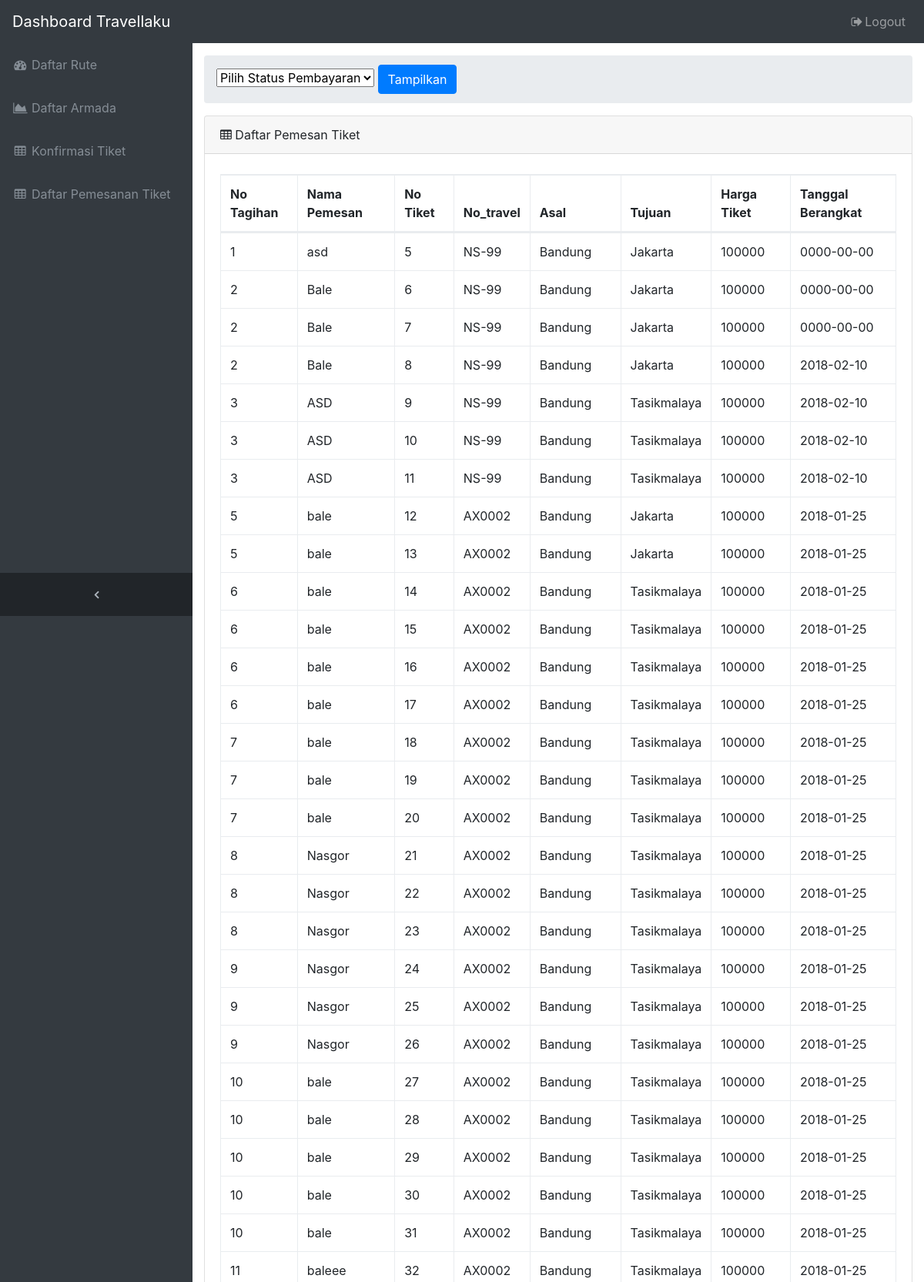
Page /index.php/pemesan (upper part) on the committed database.
### tables this page shows
CREATE TABLE IF NOT EXISTS `t_pemesanan` (
`no_tiket` int(15) NOT NULL,
  `no_travel` varchar(8) DEFAULT NULL,
  `id_rute` int(15) DEFAULT NULL,
  `harga` int(15) DEFAULT NULL,
  `tgl_berangkat` date DEFAULT NULL,
  `no_tagihan` int(10) DEFAULT NULL,
  `status_cetak` enum('0','1') DEFAULT '0'
);

CREATE TABLE IF NOT EXISTS `t_tagihan` (
`no_tagihan` int(12) NOT NULL,
  `nama` varchar(25) DEFAULT NULL,
  `no_hp` varchar(15) DEFAULT NULL,
  `waktu_pesan` datetime DEFAULT NULL,
  `status_bayar` enum('0','1') DEFAULT '0' COMMENT '"0" Sudah Bayar,"1" Sudah bayar',
  `email` varchar(200) NOT NULL,
  `jumlah_kursi` int(11) NOT NULL
);

CREATE TABLE IF NOT EXISTS `t_rute` (
`id_rute` int(11) NOT NULL,
  `asal` varchar(25) DEFAULT NULL,
  `tujuan` varchar(25) DEFAULT NULL,
  `jam_berangkat` time DEFAULT NULL,
  `jam_tiba` time DEFAULT NULL
);

### application/controllers/pemesan.php (called while the page is built, shortened)
<?php
class Pemesan extends CI_Controller {
    public function __construct()
    {
        $this->load->model('model_pemesan');
    }
    public function index()
    {
    	$status = $this->input->post('status',true);
    	if ($status == ""){
	        $data["record"] = $this->model_pemesan->tampil_pemesan();
	        $this->load->view('pemesan',$data);
    	}
    	else if ($status <> ""){
	    	$this->model_pemesan->status($status);
	        $data["record"] = $this->model_pemesan->status($status);
	        $this->load->view('pemesan',$data);
    	}
    }
}

### index.php (called while the page is built, shortened)
<?php
require_once BASEPATH.'core/CodeIgniter.php';

### application/models/model_pemesan.php (called while the page is built, shortened)
<?php
class Model_pemesan extends CI_Model {
    function tampil_pemesan(){
        return $this->db->query("SELECT t_tagihan.no_tagihan, t_tagihan.nama, t_pemesanan.no_tiket, t_pemesanan.no_travel, t_rute.asal, t_rute.tujuan,
                                t_pemesanan.harga, t_pemesanan.tgl_berangkat
                                FROM t_pemesanan JOIN t_tagihan JOIN t_rute
                                ON t_tagihan.no_tagihan = t_pemesanan.no_tagihan AND t_rute.id_rute = t_pemesanan.id_rute;");
    }
}

### application/views/pemesan.php (the view, shortened to what this page needs)
<!DOCTYPE html>
<html lang="en">
<head>
  <link href="<?php echo base_url();?>assets/admin/vendor/bootstrap/css/bootstrap.min.css" rel="stylesheet">
  <link href="<?php echo base_url();?>assets/admin/vendor/font-awesome/css/font-awesome.min.css" rel="stylesheet" type="text/css">
  <link href="<?php echo base_url();?>assets/admin/vendor/datatables/dataTables.bootstrap4.css" rel="stylesheet">
  <link href="<?php echo base_url();?>assets/admin/css/sb-admin.css" rel="stylesheet">
<link rel="stylesheet" type="text/css" href="<?php echo base_url();?>assets/admin/dist/bootstrap-clockpicker.min.css">
</head>
<body class="fixed-nav sticky-footer bg-dark" id="page-top">
  <nav class="navbar navbar-expand-lg navbar-dark bg-dark fixed-top" id="mainNav">
    <a class="navbar-brand" href="admin">Dashboard Travellaku</a>
    <div class="collapse navbar-collapse" id="navbarResponsive">
      <ul class="navbar-nav navbar-sidenav" id="exampleAccordion">
        <li class="nav-item" data-toggle="tooltip" data-placement="right" title="Dashboard">
          <a class="nav-link" href="admin">
            <i class="fa fa-fw fa-dashboard"></i>
            <span class="nav-link-text">Daftar Rute</span>
          </a>
        </li>
        <li class="nav-item" data-toggle="tooltip" data-placement="right" title="Charts">
          <a class="nav-link" href="armada">
            <i class="fa fa-fw fa-area-chart"></i>
            <span class="nav-link-text">Daftar Armada</span>
          </a>
        </li>
        <li class="nav-item" data-toggle="tooltip" data-placement="right" title="Tables">
          <a class="nav-link" href="admin_konfirmasi">
            <i class="fa fa-fw fa-table"></i>
            <span class="nav-link-text">Konfirmasi Tiket</span>
          </a>
        </li>
        <li class="nav-item" data-toggle="tooltip" data-placement="right" title="Tables">
          <a class="nav-link" href="pemesan">
            <i class="fa fa-fw fa-table"></i>
            <span class="nav-link-text">Daftar Pemesanan Tiket</span>
          </a>
        </li>
      </ul>
      <ul class="navbar-nav sidenav-toggler">
        <li class="nav-item">
          <a class="nav-link text-center" id="sidenavToggler">
            <i class="fa fa-fw fa-angle-left"></i>
          </a>
        </li>
      </ul>
      <ul class="navbar-nav ml-auto">
        <li class="nav-item">
          <a class="nav-link" data-toggle="modal" data-target="#exampleModal">
            <i class="fa fa-fw fa-sign-out"></i>Logout</a>
        </li>
      </ul>
    </div>
  </nav>
  <div class="content-wrapper">
    <div class="container-fluid">
      <ol class="breadcrumb">
        <li class="breadcrumb-item active">
          <?php echo form_open ('pemesan')?>
          <select name="status">
            <option selected="" disabled="">Pilih Status Pembayaran</option>
          </select>
          <button type="submit" class="btn btn-primary">Tampilkan</button>
        </form>
        </li>
      </ol>
    </div>
    <div class="container-fluid">
      <div class="panel panel-default">
              <div class="card mb-3">
                <div class="card-header">
                  <i class="fa fa-table"></i> Daftar Pemesan Tiket</div>
                <div class="card-body">
                  <div class="table-responsive">
                    <table class="table table-bordered" id="dataTable" width="100%" cellspacing="0">
                      <thead>
                        <tr>
                          <th>No Tagihan</th>
                          <th>Nama Pemesan</th>
                          <th>No Tiket</th>
                          <th>No_travel</th>
                          <th>Asal</th>
                          <th>Tujuan</th>
                          <th>Harga Tiket</th>
                          <th>Tanggal Berangkat</th>
                        </tr>
                      </thead>
                      <tbody>
                          <?php
                            foreach ($record->result() as $r){
                          ?>
                              <tr>
                                <td><?php echo $r->no_tagihan;?></td>
                                <td><?php echo $r->nama;?></td>
                                <td><?php echo $r->no_tiket;?></td>
                                <td><?php echo $r->no_travel;?></td>
                                <td><?php echo $r->asal;?></td>
                                <td><?php echo $r->tujuan;?></td>
                                <td><?php echo $r->harga;?></td>
                                <td><?php echo $r->tgl_berangkat;?></td>
                              </tr>
                          <?php
                            }
                          ?>
                        </tbody>
                      </table>
                    </div>
                  </div>
                </div>
      </div>
    </div>
</div>
</body>
</html>

### assets/admin/css/sb-admin.css (style rules this page uses)
html { position: relative; min-height: 100%; }
body { overflow-x: hidden; }
body.sticky-footer { margin-bottom: 56px; }
body.sticky-footer .content-wrapper { min-height: calc(100vh - 56px - 56px); }
body.fixed-nav { padding-top: 56px; }
.content-wrapper { min-height: calc(100vh - 56px); padding-top: 1rem; }
#mainNav .navbar-collapse { overflow: auto; max-height: 75vh; }
#mainNav .navbar-collapse .navbar-nav .nav-item .nav-link { cursor: pointer; }
#mainNav .navbar-collapse .sidenav-toggler { display: none; }
@media (min-width: 992px) { #mainNav .navbar-brand { width: 250px; } }
@media (min-width: 992px) { #mainNav .navbar-collapse { overflow: visible; max-height: none; } }
@media (min-width: 992px) { #mainNav .navbar-collapse .navbar-sidenav { position: absolute; top: 0; left: 0; overflow-x: hidden; overflow-y: auto; -webkit-flex-direction: column; -ms-flex-direction: column; flex-direction: column; margin-top: 56px; } }
@media (min-width: 992px) { #mainNav .navbar-collapse .navbar-sidenav > .nav-item { width: 250px; padding: 0; } }
@media (min-width: 992px) { #mainNav .navbar-collapse .navbar-sidenav > .nav-item > .nav-link { padding: 1em; } }
#mainNav.fixed-top .sidenav-toggler { display: none; }
@media (min-width: 992px) { #mainNav.fixed-top .navbar-sidenav { height: calc(100vh - 112px); } }
@media (min-width: 992px) { #mainNav.fixed-top .sidenav-toggler { position: absolute; top: 0; left: 0; display: flex; overflow-x: hidden; overflow-y: auto; -webkit-flex-direction: column; -ms-flex-direction: column; flex-direction: column; margin-top: calc(100vh - 56px); } }
@media (min-width: 992px) { #mainNav.fixed-top .sidenav-toggler > .nav-item { width: 250px; padding: 0; } }
@media (min-width: 992px) { #mainNav.fixed-top .sidenav-toggler > .nav-item > .nav-link { padding: 1em; } }
#mainNav.fixed-top.navbar-dark .sidenav-toggler { background-color: #212529; }
#mainNav.fixed-top.navbar-dark .sidenav-toggler a i { color: #adb5bd; }
.content-wrapper { overflow-x: hidden; background: white; }
@media (min-width: 992px) { .content-wrapper { margin-left: 250px; } }
#sidenavToggler i { font-weight: 800; }
#mainNav.navbar-dark .navbar-collapse .navbar-sidenav > .nav-item > .nav-link { color: #868e96; }
@media (min-width: 992px) { #mainNav.navbar-dark .navbar-collapse .navbar-sidenav { background: #343a40; } }

### rows in the picture
t_pemesanan: no_tagihan.no_tagihan "1", no_tagihan.nama "asd", no_tiket "5", no_travel "NS-99", id_rute.asal "Bandung", id_rute.tujuan "Jakarta", harga "100000", tgl_berangkat "0000-00-00"
t_pemesanan: no_tagihan.no_tagihan "2", no_tagihan.nama "Bale", no_tiket "6", no_travel "NS-99", id_rute.asal "Bandung", id_rute.tujuan "Jakarta", harga "100000", tgl_berangkat "0000-00-00"
t_pemesanan: no_tagihan.no_tagihan "2", no_tagihan.nama "Bale", no_tiket "7", no_travel "NS-99", id_rute.asal "Bandung", id_rute.tujuan "Jakarta", harga "100000", tgl_berangkat "0000-00-00"
t_pemesanan: no_tagihan.no_tagihan "2", no_tagihan.nama "Bale", no_tiket "8", no_travel "NS-99", id_rute.asal "Bandung", id_rute.tujuan "Jakarta", harga "100000", tgl_berangkat "2018-02-10"
t_pemesanan: no_tagihan.no_tagihan "3", no_tagihan.nama "ASD", no_tiket "9", no_travel "NS-99", id_rute.asal "Bandung", id_rute.tujuan "Tasikmalaya", harga "100000", tgl_berangkat "2018-02-10"
t_pemesanan: no_tagihan.no_tagihan "3", no_tagihan.nama "ASD", no_tiket "10", no_travel "NS-99", id_rute.asal "Bandung", id_rute.tujuan "Tasikmalaya", harga "100000", tgl_berangkat "2018-02-10"
t_pemesanan: no_tagihan.no_tagihan "3", no_tagihan.nama "ASD", no_tiket "11", no_travel "NS-99", id_rute.asal "Bandung", id_rute.tujuan "Tasikmalaya", harga "100000", tgl_berangkat "2018-02-10"
t_pemesanan: no_tagihan.no_tagihan "5", no_tagihan.nama "bale", no_tiket "12", no_travel "AX0002", id_rute.asal "Bandung", id_rute.tujuan "Jakarta", harga "100000", tgl_berangkat "2018-01-25"
t_pemesanan: no_tagihan.no_tagihan "5", no_tagihan.nama "bale", no_tiket "13", no_travel "AX0002", id_rute.asal "Bandung", id_rute.tujuan "Jakarta", harga "100000", tgl_berangkat "2018-01-25"
t_pemesanan: no_tagihan.no_tagihan "6", no_tagihan.nama "bale", no_tiket "14", no_travel "AX0002", id_rute.asal "Bandung", id_rute.tujuan "Tasikmalaya", harga "100000", tgl_berangkat "2018-01-25"
t_pemesanan: no_tagihan.no_tagihan "6", no_tagihan.nama "bale", no_tiket "15", no_travel "AX0002", id_rute.asal "Bandung", id_rute.tujuan "Tasikmalaya", harga "100000", tgl_berangkat "2018-01-25"
t_pemesanan: no_tagihan.no_tagihan "6", no_tagihan.nama "bale", no_tiket "16", no_travel "AX0002", id_rute.asal "Bandung", id_rute.tujuan "Tasikmalaya", harga "100000", tgl_berangkat "2018-01-25"
t_pemesanan: no_tagihan.no_tagihan "6", no_tagihan.nama "bale", no_tiket "17", no_travel "AX0002", id_rute.asal "Bandung", id_rute.tujuan "Tasikmalaya", harga "100000", tgl_berangkat "2018-01-25"
t_pemesanan: no_tagihan.no_tagihan "7", no_tagihan.nama "bale", no_tiket "18", no_travel "AX0002", id_rute.asal "Bandung", id_rute.tujuan "Tasikmalaya", harga "100000", tgl_berangkat "2018-01-25"
t_pemesanan: no_tagihan.no_tagihan "7", no_tagihan.nama "bale", no_tiket "19", no_travel "AX0002", id_rute.asal "Bandung", id_rute.tujuan "Tasikmalaya", harga "100000", tgl_berangkat "2018-01-25"
t_pemesanan: no_tagihan.no_tagihan "7", no_tagihan.nama "bale", no_tiket "20", no_travel "AX0002", id_rute.asal "Bandung", id_rute.tujuan "Tasikmalaya", harga "100000", tgl_berangkat "2018-01-25"
t_pemesanan: no_tagihan.no_tagihan "8", no_tagihan.nama "Nasgor", no_tiket "21", no_travel "AX0002", id_rute.asal "Bandung", id_rute.tujuan "Tasikmalaya", harga "100000", tgl_berangkat "2018-01-25"
t_pemesanan: no_tagihan.no_tagihan "8", no_tagihan.nama "Nasgor", no_tiket "22", no_travel "AX0002", id_rute.asal "Bandung", id_rute.tujuan "Tasikmalaya", harga "100000", tgl_berangkat "2018-01-25"
t_pemesanan: no_tagihan.no_tagihan "8", no_tagihan.nama "Nasgor", no_tiket "23", no_travel "AX0002", id_rute.asal "Bandung", id_rute.tujuan "Tasikmalaya", harga "100000", tgl_berangkat "2018-01-25"
t_pemesanan: no_tagihan.no_tagihan "9", no_tagihan.nama "Nasgor", no_tiket "24", no_travel "AX0002", id_rute.asal "Bandung", id_rute.tujuan "Tasikmalaya", harga "100000", tgl_berangkat "2018-01-25"
t_pemesanan: no_tagihan.no_tagihan "9", no_tagihan.nama "Nasgor", no_tiket "25", no_travel "AX0002", id_rute.asal "Bandung", id_rute.tujuan "Tasikmalaya", harga "100000", tgl_berangkat "2018-01-25"
t_pemesanan: no_tagihan.no_tagihan "9", no_tagihan.nama "Nasgor", no_tiket "26", no_travel "AX0002", id_rute.asal "Bandung", id_rute.tujuan "Tasikmalaya", harga "100000", tgl_berangkat "2018-01-25"
t_pemesanan: no_tagihan.no_tagihan "10", no_tagihan.nama "bale", no_tiket "27", no_travel "AX0002", id_rute.asal "Bandung", id_rute.tujuan "Tasikmalaya", harga "100000", tgl_berangkat "2018-01-25"
t_pemesanan: no_tagihan.no_tagihan "10", no_tagihan.nama "bale", no_tiket "28", no_travel "AX0002", id_rute.asal "Bandung", id_rute.tujuan "Tasikmalaya", harga "100000", tgl_berangkat "2018-01-25"
t_pemesanan: no_tagihan.no_tagihan "10", no_tagihan.nama "bale", no_tiket "29", no_travel "AX0002", id_rute.asal "Bandung", id_rute.tujuan "Tasikmalaya", harga "100000", tgl_berangkat "2018-01-25"
t_pemesanan: no_tagihan.no_tagihan "10", no_tagihan.nama "bale", no_tiket "30", no_travel "AX0002", id_rute.asal "Bandung", id_rute.tujuan "Tasikmalaya", harga "100000", tgl_berangkat "2018-01-25"
t_pemesanan: no_tagihan.no_tagihan "10", no_tagihan.nama "bale", no_tiket "31", no_travel "AX0002", id_rute.asal "Bandung", id_rute.tujuan "Tasikmalaya", harga "100000", tgl_berangkat "2018-01-25"
t_pemesanan: no_tagihan.no_tagihan "11", no_tagihan.nama "baleee", no_tiket "32", no_travel "AX0002", id_rute.asal "Bandung", id_rute.tujuan "Tasikmalaya", harga "100000", tgl_berangkat "2018-01-25"
